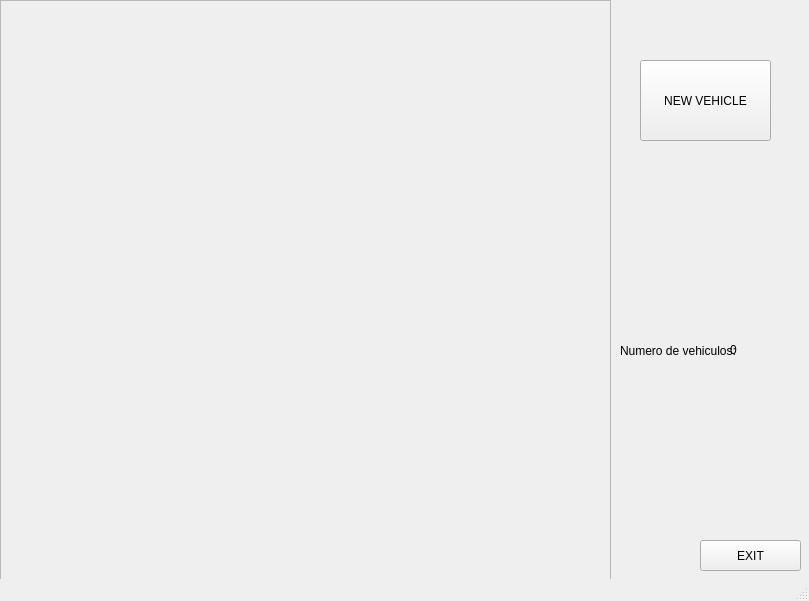
<?xml version="1.0" encoding="UTF-8"?>
<ui version="4.0">
 <class>MainWindow</class>
 <widget class="QMainWindow" name="MainWindow">
  <property name="geometry">
   <rect>
    <x>0</x>
    <y>0</y>
    <width>809</width>
    <height>601</height>
   </rect>
  </property>
  <property name="sizePolicy">
   <sizepolicy hsizetype="Preferred" vsizetype="Preferred">
    <horstretch>0</horstretch>
    <verstretch>0</verstretch>
   </sizepolicy>
  </property>
  <property name="windowTitle">
   <string>Deteccion de vehiculos</string>
  </property>
  <widget class="QWidget" name="centralwidget">
   <widget class="QScrollArea" name="scrollArea">
    <property name="geometry">
     <rect>
      <x>0</x>
      <y>0</y>
      <width>611</width>
      <height>581</height>
     </rect>
    </property>
    <property name="widgetResizable">
     <bool>true</bool>
    </property>
    <widget class="QWidget" name="panelVehiculos">
     <property name="geometry">
      <rect>
       <x>0</x>
       <y>0</y>
       <width>609</width>
       <height>579</height>
      </rect>
     </property>
     <widget class="QWidget" name="verticalLayoutWidget">
      <property name="geometry">
       <rect>
        <x>-1</x>
        <y>0</y>
        <width>611</width>
        <height>581</height>
       </rect>
      </property>
      <layout class="QVBoxLayout" name="verticalLayout"/>
     </widget>
    </widget>
   </widget>
   <widget class="QPushButton" name="newvehicle_button">
    <property name="geometry">
     <rect>
      <x>640</x>
      <y>60</y>
      <width>131</width>
      <height>81</height>
     </rect>
    </property>
    <property name="text">
     <string>NEW VEHICLE</string>
    </property>
   </widget>
   <widget class="QPushButton" name="exit_button">
    <property name="geometry">
     <rect>
      <x>700</x>
      <y>540</y>
      <width>101</width>
      <height>31</height>
     </rect>
    </property>
    <property name="text">
     <string>EXIT</string>
    </property>
   </widget>
   <widget class="QLabel" name="numvehiculos_text">
    <property name="geometry">
     <rect>
      <x>620</x>
      <y>320</y>
      <width>121</width>
      <height>61</height>
     </rect>
    </property>
    <property name="text">
     <string>Numero de vehiculos: </string>
    </property>
   </widget>
   <widget class="QLabel" name="numvehiculos">
    <property name="geometry">
     <rect>
      <x>730</x>
      <y>340</y>
      <width>47</width>
      <height>20</height>
     </rect>
    </property>
    <property name="text">
     <string>0</string>
    </property>
   </widget>
  </widget>
  <widget class="QStatusBar" name="statusbar"/>
 </widget>
 <resources/>
 <connections/>
</ui>
